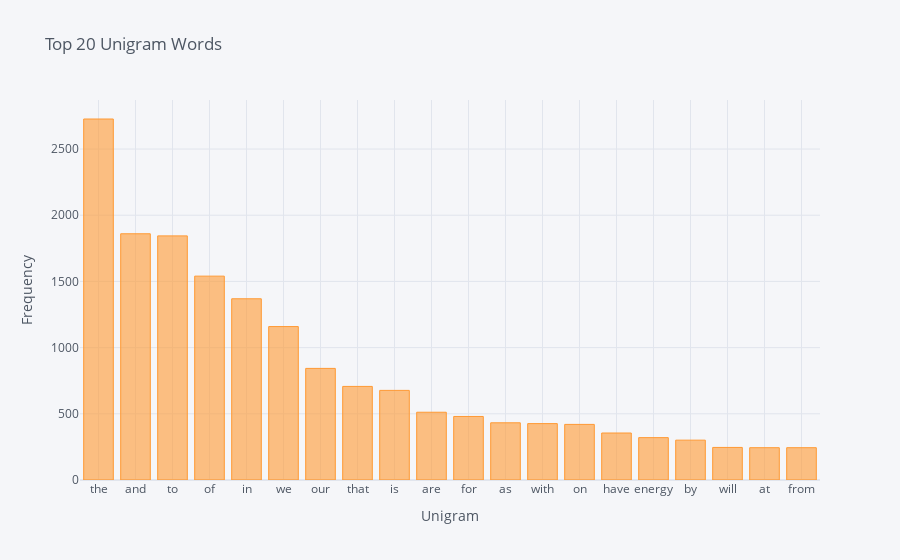

This figure's notebook cell:
### Markdown cell above
##### Unigrams

### Code cell
words = get_top_n_words(df['text'], 20)
dfUni = pd.DataFrame(words, columns = ['Unigram','Frequency'])
dfUni = dfUni.set_index('Unigram')
dfUni.iplot(kind = 'bar', xTitle='Unigram', yTitle='Frequency', title = 'Top 20 Unigram Words')

### Figure 1 — Plotly figure (JSON) as saved in the notebook; plotly's stock layout.template omitted (floating-point values rounded to 4 significant figures)
{"data": [{"marker": {"color": "rgba(255, 153, 51, 0.6)", "line": {"color": "rgba(255, 153, 51, 1.0)", "width": 1}}, "name": "Frequency", "orientation": "v", "text": "", "type": "bar", "x": ["the", "and", "to", "of", "in", "we", "our", "that", "is", "are", "for", "as", "with", "on", "have", "energy", "by", "will", "at", "from"], "y": [2727, 1860, 1844, 1540, 1369, 1159, 843, 707, 677, 512, 480, 432, 426, 420, 355, 320, 301, 246, 244, 244]}], "layout": {"legend": {"bgcolor": "#F5F6F9", "font": {"color": "#4D5663"}}, "paper_bgcolor": "#F5F6F9", "plot_bgcolor": "#F5F6F9", "title": {"font": {"color": "#4D5663"}, "text": "Top 20 Unigram Words"}, "xaxis": {"gridcolor": "#E1E5ED", "showgrid": true, "tickfont": {"color": "#4D5663"}, "title": {"font": {"color": "#4D5663"}, "text": "Unigram"}, "zerolinecolor": "#E1E5ED"}, "yaxis": {"gridcolor": "#E1E5ED", "showgrid": true, "tickfont": {"color": "#4D5663"}, "title": {"font": {"color": "#4D5663"}, "text": "Frequency"}, "zerolinecolor": "#E1E5ED"}}}
